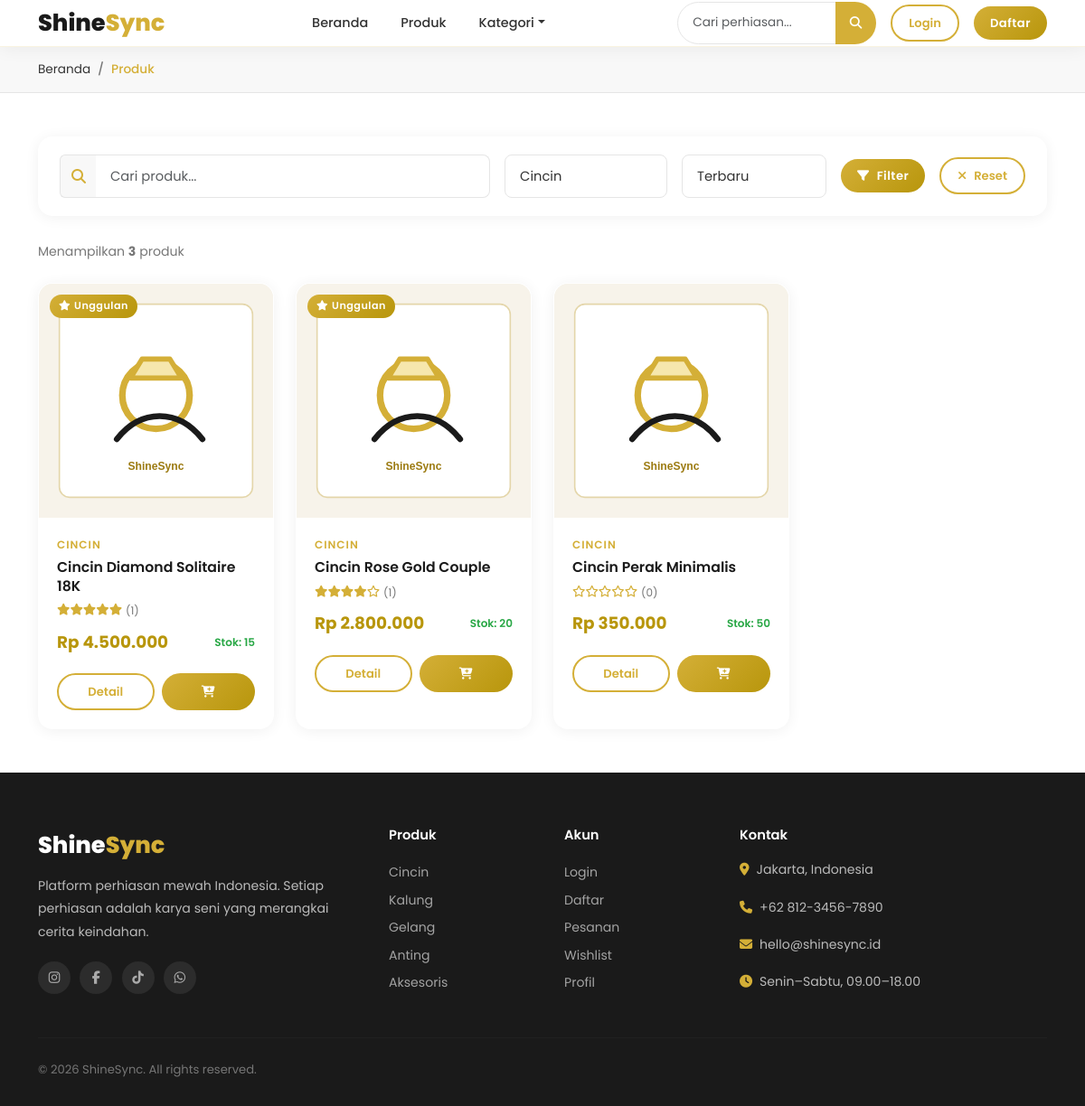
The page /products?category=1 on the database its author committed.
### tables this page shows
CREATE TABLE `products` (
  `id` int UNSIGNED NOT NULL,
  `category_id` int UNSIGNED NOT NULL,
  `name` varchar(200) NOT NULL,
  `slug` varchar(220) NOT NULL,
  `description` text,
  `price` decimal(15,2) NOT NULL DEFAULT '0.00',
  `stock` int NOT NULL DEFAULT '0',
  `weight` decimal(8,2) DEFAULT '0.00',
  `material` varchar(100) DEFAULT NULL,
  `image` varchar(255) DEFAULT NULL,
  `is_featured` tinyint(1) DEFAULT '0',
  `is_active` tinyint(1) DEFAULT '1',
  `created_at` timestamp NULL DEFAULT CURRENT_TIMESTAMP,
  `updated_at` timestamp NULL DEFAULT CURRENT_TIMESTAMP ON UPDATE CURRENT_TIMESTAMP
);

CREATE TABLE `categories` (
  `id` int UNSIGNED NOT NULL,
  `name` varchar(100) NOT NULL,
  `slug` varchar(120) NOT NULL,
  `description` text,
  `image` varchar(255) DEFAULT NULL,
  `is_active` tinyint(1) NOT NULL DEFAULT '1',
  `created_at` timestamp NULL DEFAULT CURRENT_TIMESTAMP
);

### app/core/Controller.php (called while the page is built, shortened)
<?php
class Controller
{
    protected function view(string $viewPath, array $data = []): void
    {
        extract($data);
        $file = __DIR__ . '/../views/' . $viewPath . '.php';
        require $file;
    }
}

### app/controllers/ProductController.php (called while the page is built, shortened)
<?php
class ProductController extends Controller
{
    private Product $model;
    private Category $catModel;
    public function __construct()
    {
        $this->model    = new Product();
        $this->catModel = new Category();
    }
    public function index(): void
    {
        $categoryId = (int)($_GET['category'] ?? 0);
        $search     = trim($_GET['q'] ?? '');
        $sort       = $_GET['sort'] ?? 'newest';
        $categories = $this->catModel->getAll();
        $products   = $this->model->getActiveWithRating($categoryId, $search, $sort);
        $this->view('customer/catalog', compact('products', 'categories', 'categoryId', 'search', 'sort', 'pageTitle'));
    }
}

### app/core/Database.php (called while the page is built, shortened)
<?php
class Database
{
    private static ?Database $instance = null;
    private mysqli $conn;
    private function __construct()
    {
        $this->conn = new mysqli(DB_HOST, DB_USER, DB_PASS, DB_NAME, DB_PORT);
        $this->conn->set_charset(DB_CHARSET);
    }
    public static function getInstance(): Database
    {
        if (self::$instance === null) {
            self::$instance = new self();
        }
        return self::$instance;
    }
    public function query(string $sql, array $params = []): array
    {
        if (empty($params)) {
            $result = $this->conn->query($sql);
            return $result->fetch_all(MYSQLI_ASSOC) ?: [];
        }
        $stmt = $this->prepare($sql, $params);
        $stmt->execute();
        $result = $stmt->get_result();
        return $result ? $result->fetch_all(MYSQLI_ASSOC) : [];
    }
    private function prepare(string $sql, array $params): mysqli_stmt
    {
        $stmt = $this->conn->prepare($sql);
        $types = '';
        foreach ($params as $p) {
            if (is_int($p))   $types .= 'i';
            elseif (is_float($p)) $types .= 'd';
            else $types .= 's';
        }
        $stmt->bind_param($types, ...$params);
        return $stmt;
    }
}

### app/core/Model.php (called while the page is built, shortened)
<?php
class Model
{
    public function __construct()
    {
        $this->db = Database::getInstance();
    }
}

### app/models/Category.php (called while the page is built, shortened)
<?php
class Category extends Model
{
    public function getAll(): array
    {
        return $this->db->query(
            "SELECT c.*, COUNT(p.id) AS product_count
             FROM categories c
             LEFT JOIN products p ON c.id = p.category_id AND p.is_active = 1
             WHERE c.is_active = 1
             GROUP BY c.id
             ORDER BY c.name ASC"
        );
    }
}

### app/models/Product.php (called while the page is built, shortened)
<?php
class Product extends Model
{
    public function getActiveWithRating(int $categoryId = 0, string $search = '', string $sort = 'newest'): array
    {
        $sortMap = [
            'newest'    => 'p.created_at DESC',
            'oldest'    => 'p.created_at ASC',
            'price_asc' => 'p.price ASC',
            'price_desc'=> 'p.price DESC',
            'rating'    => 'avg_rating DESC',
        ];
        $orderBy = $sortMap[$sort] ?? 'p.created_at DESC';
        $where  = ['p.is_active = 1'];
        $params = [];
        if ($categoryId > 0) {
            $where[] = 'p.category_id = ?';
            $params[] = $categoryId;
        }
        $whereStr = 'WHERE ' . implode(' AND ', $where);
        return $this->db->query(
            "SELECT p.*, c.name AS category_name,
                    COALESCE(AVG(r.rating), 0) AS avg_rating,
                    COUNT(DISTINCT r.id)        AS review_count
             FROM products p
             LEFT JOIN categories c ON p.category_id = c.id
             LEFT JOIN reviews r    ON p.id = r.product_id AND r.is_approved = 1
             {$whereStr}
             GROUP BY p.id
             ORDER BY {$orderBy}",
            $params
        );
    }
}

### app/core/Session.php (called while the page is built, shortened)
<?php
class Session
{
    public static function isLoggedIn(): bool
    {
        return isset($_SESSION['user_id']);
    }
}

### app/views/customer/catalog.php (the view, shortened to what this page needs)
<?php
include __DIR__ . '/../layouts/header.php';
function formatRp($n) { return 'Rp ' . number_format($n,0,',','.'); }
function renderStar($avg) { $f=round($avg); $o=''; for($i=1;$i<=5;$i++) $o.='<i class="'.($i<=$f?'fas':'far').' fa-star"></i>'; return $o; }
function prodImg($img) { if($img&&file_exists(UPLOAD_PATH.'products/'.$img)) return APP_URL.'/uploads/products/'.$img; return APP_URL.'/public/images/no-image.svg'; }
?>
<div class="ss-breadcrumb">
  <div class="container">
    <nav aria-label="breadcrumb"><ol class="breadcrumb mb-0">
      <li class="breadcrumb-item"><a href="<?= APP_URL ?>">Beranda</a></li>
      <li class="breadcrumb-item active">Produk</li>
    </ol></nav>
  </div>
</div>
<section class="ss-section-sm">
  <div class="container">
    <div class="filter-bar">
      <form method="GET" action="<?= APP_URL ?>/products" class="d-flex flex-wrap align-items-center gap-3 w-100">
        <div class="flex-grow-1" style="min-width:200px;">
          <div class="input-group">
            <span class="input-group-text" style="background:#F8F8F8;border:1.5px solid #E5E5E5;border-right:none;">
              <i class="fas fa-search" style="color:#D4AF37;"></i>
            </span>
            <input type="text" name="q" class="form-control" placeholder="Cari produk..." value="<?= htmlspecialchars($search) ?>" style="border-left:none;">
          </div>
        </div>
        <select name="category" class="form-select" style="width:180px;">
          <?php foreach ($categories as $cat): ?>
          <option value="<?= $cat['id'] ?>" <?= $categoryId==$cat['id']?'selected':'' ?>><?= htmlspecialchars($cat['name']) ?></option>
          <?php endforeach; ?>
        </select>
        <select name="sort" class="form-select" style="width:160px;">
          <option value="newest"    <?= $sort=='newest'    ?'selected':'' ?>>Terbaru</option>
        </select>
        <button type="submit" class="btn-gold btn-sm"><i class="fas fa-filter"></i> Filter</button>
        <?php if ($search||$categoryId): ?>
        <a href="<?= APP_URL ?>/products" class="btn-outline-gold btn-sm"><i class="fas fa-times"></i> Reset</a>
        <?php endif; ?>
      </form>
    </div>
    <div class="d-flex justify-content-between align-items-center mb-4">
      <p style="color:#777;font-size:.88rem;margin:0;">
        Menampilkan <strong><?= count($products) ?></strong> produk
      </p>
    </div>
    <?php if (empty($products)): ?>
    <div class="empty-state">
      <div class="empty-icon"><i class="fas fa-search"></i></div>
      <h4>Produk Tidak Ditemukan</h4>
      <p>Coba kata kunci lain atau reset filter pencarian.</p>
      <a href="<?= APP_URL ?>/products" class="btn-gold">Lihat Semua Produk</a>
    </div>
    <?php else: ?>
    <div class="row g-4">
      <?php foreach ($products as $i => $p): ?>
      <div class="col-6 col-md-4 col-xl-3 reveal" style="transition-delay:<?= min($i,7)*0.06 ?>s;">
        <div class="product-card">
          <div class="card-img-wrap">
            <a href="<?= APP_URL ?>/products/<?= $p['slug'] ?>">
              <img src="<?= prodImg($p['image']) ?>" alt="<?= htmlspecialchars($p['name']) ?>" loading="lazy">
            </a>
            <div class="card-badges">
              <?php if ($p['is_featured']): ?><span class="badge-gold"><i class="fas fa-star me-1"></i>Unggulan</span><?php endif; ?>
            </div>
          </div>
          <div class="card-body">
            <p class="card-category"><?= htmlspecialchars($p['category_name'] ?? '') ?></p>
            <h6 class="card-title"><a href="<?= APP_URL ?>/products/<?= $p['slug'] ?>" style="color:inherit;"><?= htmlspecialchars($p['name']) ?></a></h6>
            <div class="card-rating">
              <span class="stars"><?= renderStar($p['avg_rating']) ?></span>
              <span class="rating-count">(<?= $p['review_count'] ?>)</span>
            </div>
            <div class="d-flex align-items-center justify-content-between">
              <div class="card-price"><?= formatRp($p['price']) ?></div>
              <small style="color:<?= $p['stock']>0?'#28A745':'#DC3545' ?>;font-size:.75rem;font-weight:600;">
                <?= $p['stock']>0?"Stok: {$p['stock']}":'Habis' ?>
              </small>
            </div>
          </div>
          <div class="card-footer">
            <a href="<?= APP_URL ?>/products/<?= $p['slug'] ?>" class="btn-outline-gold btn-sm" style="flex:1;justify-content:center;">Detail</a>
            <?php if ($p['stock'] > 0 && Session::isLoggedIn()): ?>
            <button class="btn-gold btn-sm btn-add-cart" data-id="<?= $p['id'] ?>" style="flex:1;justify-content:center;">
              <i class="fas fa-cart-plus"></i>
            </button>
            <?php elseif ($p['stock'] > 0): ?>
            <a href="<?= APP_URL ?>/auth/login" class="btn-gold btn-sm" style="flex:1;justify-content:center;"><i class="fas fa-cart-plus"></i></a>
            <?php else: ?>
            <button class="btn-sm" disabled style="flex:1;background:#F5F5F5;border:none;border-radius:50px;color:#999;">Habis</button>
            <?php endif; ?>
          </div>
        </div>
      </div>
      <?php endforeach; ?>
    </div>
    <?php endif; ?>
  </div>
</section>
<?php include __DIR__ . '/../layouts/footer.php'; ?>

### rows shown on the page
products: is_featured 1 (drawn), category.name "CINCIN", name "Cincin Diamond Solitaire 18K", review_count "1", price "Rp 4.500.000", stock "15"
products: is_featured 1 (drawn), category.name "CINCIN", name "Cincin Rose Gold Couple", review_count "1", price "Rp 2.800.000", stock "20"
products: category.name "CINCIN", name "Cincin Perak Minimalis", review_count "0", price "Rp 350.000", stock "50"

### other values the page prints
count($products) "3"
form field category "Cincin"
